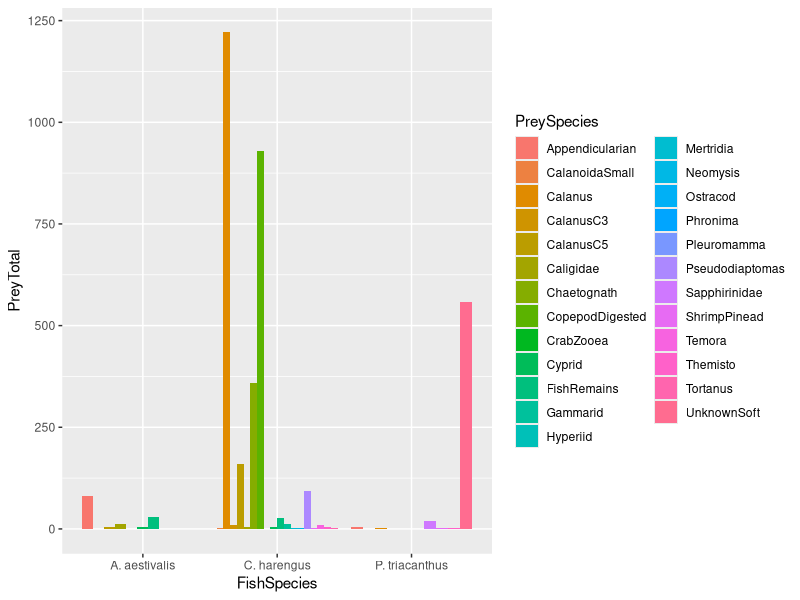
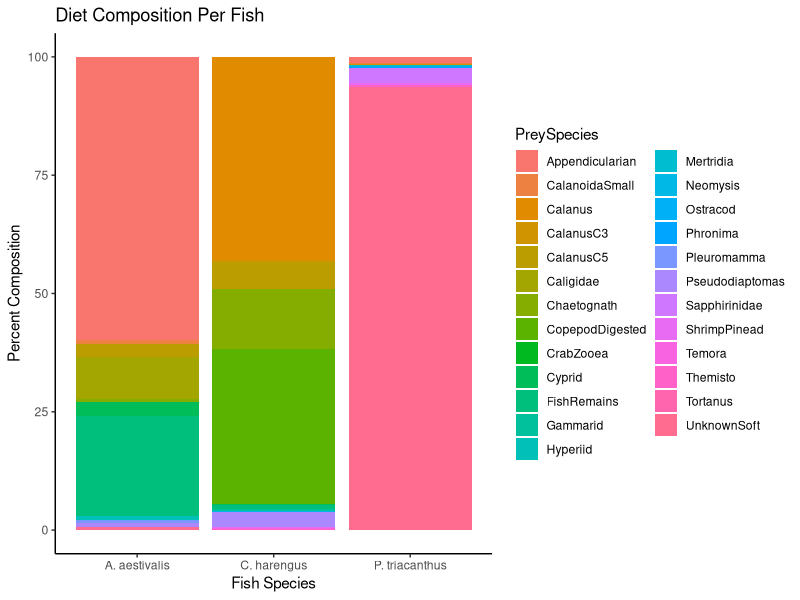

Write the R code that produced these figures, in order.
#### Sample Data Management Script for LTER Stomach Content ####

## Author: Jaxine Wolfe
## Date: 06-19-2019

## Note: This script will output a summary sheet from the input of raw diet data

# Load libraries
library(tidyverse)

# Set working directory
setwd("/Users/jaxinewolfe/Documents/Research/PEP/NESLTER/Data/LlopizLab/Abundance")

# Load trial stomach content data
# Data is in long format
sca <- read_csv("LTER_SCA_trialdata.csv")
str(sca)

## TASK 1: GENERATE SUMMARY SHEETS
# NOTE: The smallest individual unit is Cruise_Station_FishSpecies
# These summary sheets can be exported as needed

# Generate summary sheet with prey totals per Cruise_Station_FishSpecies
sca_preytot <- sca %>%
  filter(PreyCount != "NA") %>%
  group_by(Cruise, Station, FishSpecies, PreySpecies) %>%
  # add prey items across fish from the same cruise and station
  summarize(PreyTotal = sum(PreyCount))

sca_percent <- sca_preytot %>%
  group_by(FishSpecies) %>%
  # add column for percent composition
  mutate(PreyPercent = (PreyTotal/sum(PreyTotal))*100)
# write.csv("LTER_SCA_percent.csv")

# Generate summary sheet with grand prey totals and richness
sca_summary <- sca_preytot %>%
  group_by(Cruise, Station, FishSpecies) %>%
  summarise(TotalCount = sum(PreyTotal),
            PreyRichness = length(unique(PreySpecies)))


## TASK 2: GENERATE SUMMARY ANALYSES
ggplot(data = sca_preytot) +
  geom_col(aes(x = FishSpecies, y = PreyTotal, fill = PreySpecies), 
           position = position_dodge())

# Percent composition
# remember percentages are calculated for Cruise_Station_FishSpecies
ggplot(data = sca_percent, aes(FishSpecies, PreyPercent, fill = PreySpecies)) +
  geom_col() +
  # scale_fill_brewer(palette = "Set3") +
  labs(title = "Diet Composition Per Fish", x = "Fish Species", y = "Percent Composition") +
  theme_classic()
